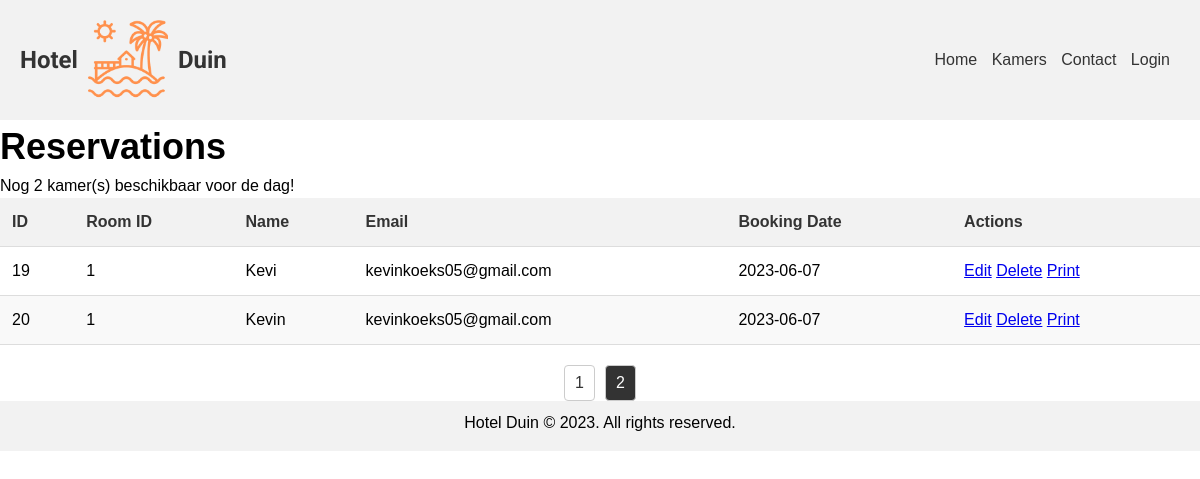
Page /admin_page.php?page=2 (signed in) on the committed database.
### tables this page shows
CREATE TABLE `huur` (
  `id` int(11) NOT NULL,
  `kamer_id` int(11) DEFAULT NULL,
  `naam` varchar(255) DEFAULT NULL,
  `email` varchar(255) DEFAULT NULL,
  `boekingsdatum` date DEFAULT NULL,
  `timestamp` timestamp NOT NULL DEFAULT current_timestamp(),
  `beschikbaarheid` varchar(255) DEFAULT NULL
);

### admin_page.php (the view, shortened to what this page needs)
<?php
include 'resources/db_connect.php';
$records_per_page = 10;
$page = isset($_GET['page']) ? $_GET['page'] : 1;
$start_from = ($page - 1) * $records_per_page;
try {
    $stmt = $conn->prepare("SELECT * FROM terduin.huur ORDER BY boekingsdatum DESC LIMIT :start_from, :records_per_page");
    $stmt->bindValue(':start_from', (int)$start_from, PDO::PARAM_INT);
    $stmt->bindValue(':records_per_page', (int)$records_per_page, PDO::PARAM_INT);
    $stmt->execute();
    $reservations = $stmt->fetchAll(PDO::FETCH_ASSOC);
} catch (PDOException $e) {
    echo "Error executing the query: " . $e->getMessage();
}
try {
    $stmt = $conn->prepare("SELECT COUNT(*) AS total FROM terduin.huur");
    $stmt->execute();
    $row = $stmt->fetch(PDO::FETCH_ASSOC);
    $total_reservations = $row['total'];
} catch (PDOException $e) {
    echo "Error executing the query: " . $e->getMessage();
}
$total_pages = ceil($total_reservations / $records_per_page);
$availableRooms = 2;
if ($availableRooms <= 2) {
    $alarmMessage = '<div class="alarm">Nog ' . $availableRooms . ' kamer(s) beschikbaar voor de dag!</div>';
} else {
    $alarmMessage = '';
}
?>
<!DOCTYPE html>
<html lang="en">
<head>
    <link rel="stylesheet" href="./style.css">
</head>
<body>
    <?php include 'resources/header.php'; ?>
    <div class="admin-container">
        <h2>Reservations</h2>
        <?php echo $alarmMessage; ?>
        <table class="reservations-table">
            <thead>
                <tr>
                    <th>ID</th>
                    <th>Room ID</th>
                    <th>Name</th>
                    <th>Email</th>
                    <th>Booking Date</th>
                    <th>Actions</th>
                </tr>
            </thead>
            <tbody>
                <?php foreach ($reservations as $reservation) { ?>
                    <tr>
                        <td><?php echo $reservation['id']; ?></td>
                        <td><?php echo $reservation['kamer_id']; ?></td>
                        <td><?php echo $reservation['naam']; ?></td>
                        <td><?php echo $reservation['email']; ?></td>
                        <td><?php echo $reservation['boekingsdatum']; ?></td>
                        <td>
                            <a href="edit_reservation.php?id=<?php echo $reservation['id']; ?>">Edit</a>
                            <a href="delete_reservation.php?id=<?php echo $reservation['id']; ?>" onclick="return confirm('Are you sure you want to delete this reservation?')">Delete</a>
                            <a href="print_reservation.php?id=<?php echo $reservation['id']; ?>" target="_blank">Print</a>
                        </td>
                    </tr>
                <?php } ?>
            </tbody>
        </table>
        <div class="pagination">
            <?php for ($i = 1; $i <= $total_pages; $i++) { ?>
                <a href="?page=<?php echo $i; ?>" class="<?php if ($i == $page) echo 'active'; ?>"><?php echo $i; ?></a>
            <?php } ?>
        </div>
    </div>
    <?php include 'resources/footer.php'; ?>
</body>
</html>

### style.css (style rules this page uses)
* { margin: 0; padding: 0; box-sizing: border-box; }
body { font-family: Arial, sans-serif; line-height: 1.5; }
h2 { font-size: 36px; margin: 0; }
.reservations-table { width: 100%; border-collapse: collapse; }
.reservations-table th, .reservations-table td { padding: 12px; text-align: left; border-bottom: 1px solid #ddd; }
.reservations-table th { background-color: #f2f2f2; color: #333; }
.reservations-table tr:nth-child(even) { background-color: #f9f9f9; }
.pagination { margin-top: 20px; display: flex; justify-content: center; align-items: center; }
.pagination a { color: #333; text-decoration: none; padding: 5px 10px; margin: 0 5px; border: 1px solid #ccc; border-radius: 4px; transition: background-color 0.3s ease; }
.pagination a.active { background-color: #333; color: #fff; }

### rows in the picture
huur: id "19", kamer "1", naam "Kevi", email "kevinkoeks05@gmail.com", boekingsdatum "2023-06-07"
huur: id "20", kamer "1", naam "Kevin", email "kevinkoeks05@gmail.com", boekingsdatum "2023-06-07"

### other values in the picture
$availableRooms "2"
